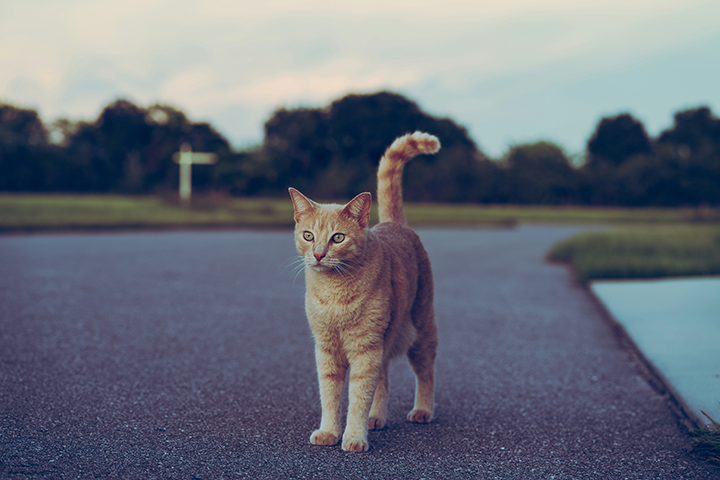
#> input picture Cat.png, 720 x 480 px
$ jupyter execute '202331207_Rhizieq Reflian Al Farouqh_Representasi Citra.ipynb'
#> lines starting #> are read from the running program, lines starting #| are printed output that depends on the picture; after the words box and inside, x2 and y2 are one past the last pixel; in counts of white or black regions, pixels touching at a corner belong together
# 202331207_Rhizieq Reflian Al Farouqh

## Import Library

[cell 1]
import cv2
import numpy as np
#202331207_Rhizieq Reflian Al Farouqh

## Membaca Citra

[cell 2]
citra = cv2.imread('Cat.png')
#> citra is the input picture: shape (480, 720, 3); mean B, G, R 122.3, 111, 106.1
#202331207_Rhizieq Reflian Al Farouqh

[cell 3]
cv2.imshow("Citra Asli", citra)
cv2.waitKey()
cv2.destroyAllWindows()
#202331207_Rhizieq Reflian Al Farouqh

## Dimensi Citra

[cell 4]
print(citra.shape)
#| (480, 720, 3)
print(citra.dtype)
#| uint8
#202331207_Rhizieq Reflian Al Farouqh

## Splitting Citra

[cell 5]
b = citra[:,:,0]
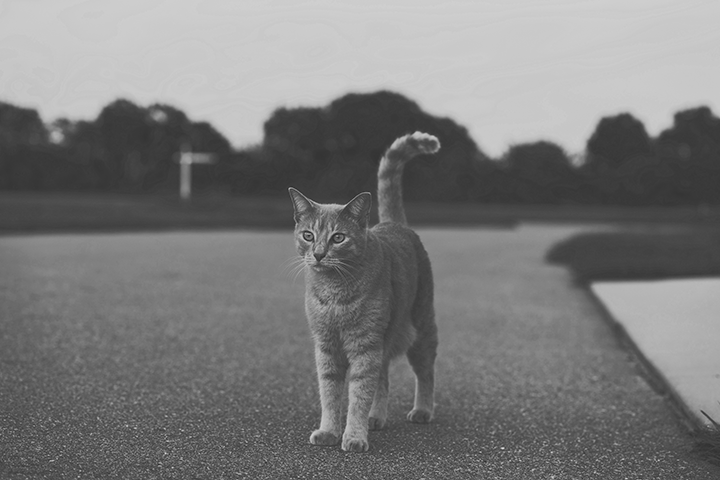
#> b: shape (480, 720); min 34, max 229, mean 122.3
g = citra[:,:,1]
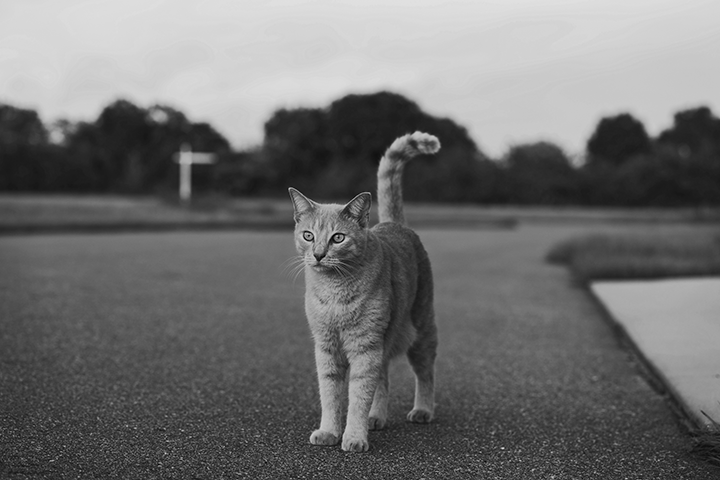
#> g: shape (480, 720); min 0, max 225, mean 111
r = citra[:,:,2]
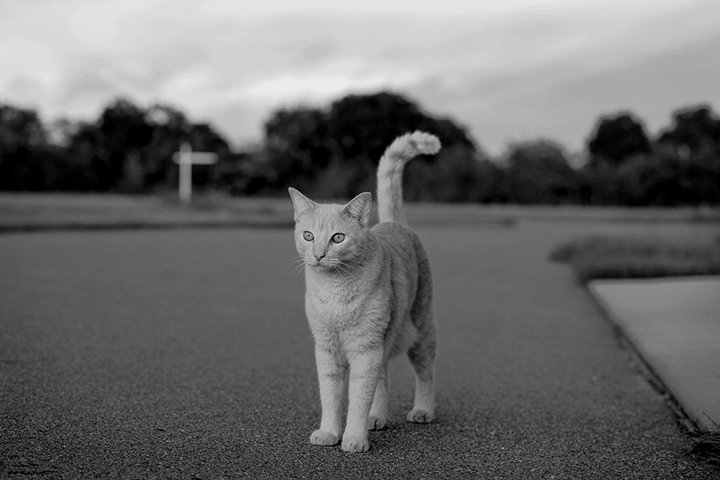
#> r: shape (480, 720); min 0, max 237, mean 106.1
#202331207_Rhizieq Reflian Al Farouqh

## RGB -> Grayscale

[cell 6]
panjang = len(citra)
#> panjang = 480
lebar = len(citra[0])
#> lebar = 720

citra_gray = np.zeros((panjang, lebar))

for i in range (panjang):
    for j in range (lebar):
        citra_gray [i,j] = 0.2989 * r[i,j] + 0.587 * g[i,j] + 0.1141 * b[i,j]

citra_gray = citra_gray.astype(np.uint8)

cv2.imshow("Citra Grayscale", citra_gray)
cv2.waitKey()
cv2.destroyAllWindows()
#202331207_Rhizieq Reflian Al Farouqh

[cell 7]
print(citra)
#> (printed output is left out)
#202331207_Rhizieq Reflian Al Farouqh

[cell 8]
print(citra_gray)
#> (printed output is left out)
#202331207_Rhizieq Reflian Al Farouqh

## Grayscale -> Binary

[cell 9]
panjang = len(citra)
lebar = len(citra[0])

ambang = 90

citra_biner = np.zeros((panjang, lebar))

for i in range (panjang):
    for j in range (lebar):
        if citra_gray[i,j] >= ambang:
            citra_biner[i,j] = 1
        else:
            citra_biner[i,j] = 0
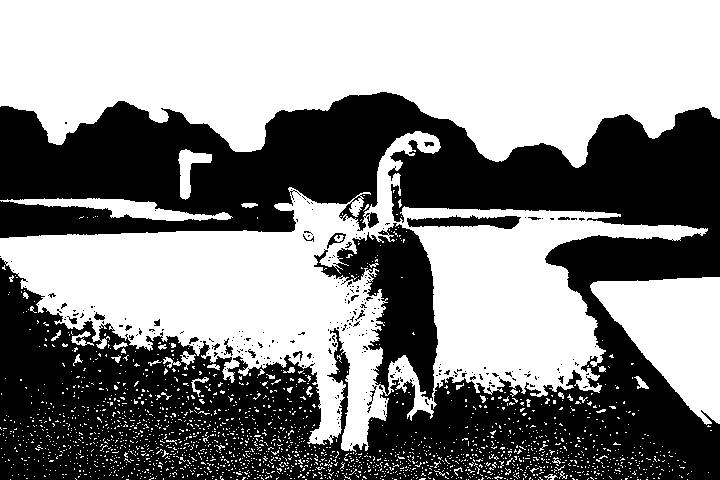
#> citra_biner: shape (480, 720) float64; values 0 (black) and 1 (white), 53.9% white; 250 black regions (229 under 20 px), largest, box (x1, y1, x2, y2) and area: (0, 92, 720, 480) 156712, (407, 215, 521, 229) 980, (327, 233, 346, 249) 102

cv2.imshow("Citra Binary", citra_biner)
cv2.waitKey()
cv2.destroyAllWindows()
#202331207_Rhizieq Reflian Al Farouqh

[cell 10]
print(citra_biner)
#> (printed output is left out)
